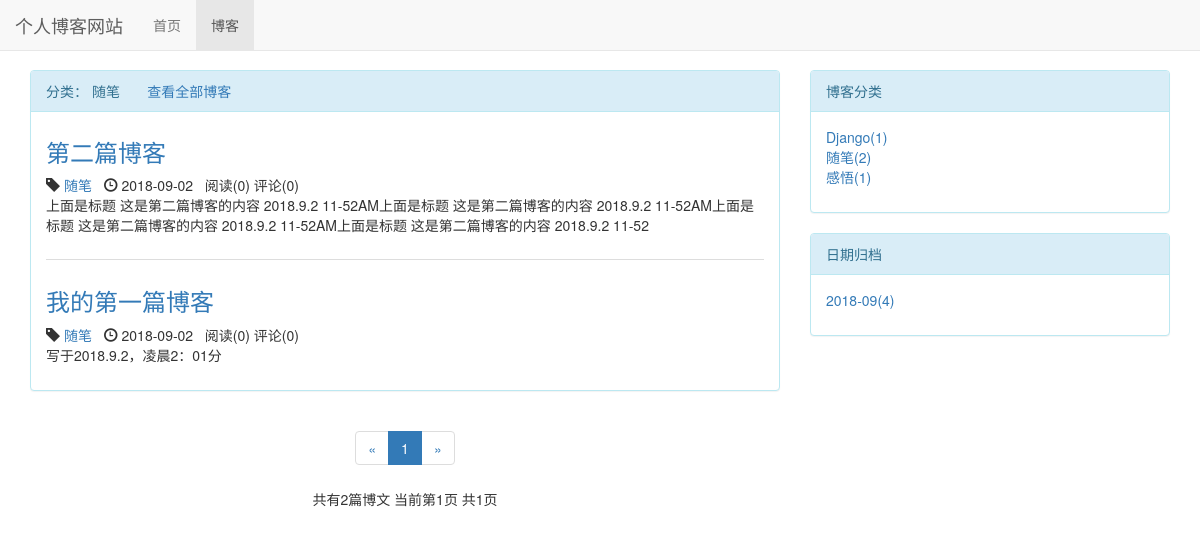
/blog/type/2/, run on the app's committed database.
### blog/models.py (models this page shows, shortened)
class BlogType(models.Model):
    type_name = models.CharField(verbose_name='博客类型',max_length=15)
    def count_blogs(self):
        return self.blog_set.count()
    def __str__(self):
        return self.type_name

class Blog(models.Model,ReadNumExpandMethod):
    title = models.CharField(max_length=50,verbose_name='标题')
    blog_type = models.ForeignKey(BlogType,on_delete=models.CASCADE,verbose_name='博客类型')
    content = RichTextUploadingField()
    author = models.ForeignKey(User,on_delete=models.CASCADE,verbose_name='用户名')
    read_details = GenericRelation(ReadDetail)
    created_time = models.DateTimeField(auto_now_add=True,verbose_name='创建时间')
    last_updated_time = models.DateTimeField(auto_now=True,verbose_name='最后更新时间')
    class Meta:
        ordering = ['-created_time']

### blog/views.py (the view)
# urls.py: ,path('type/<int:blog_type_pk>/',views.blog_with_type, name ='blog_with_type')
def blog_with_type(request, blog_type_pk):
    blog_type = get_object_or_404(BlogType, pk=blog_type_pk)
    blogs_all_list = Blog.objects.filter(blog_type=blog_type)
    context = get_blog_list_common_data(request, blogs_all_list)
    context['blog_type'] = blog_type
    return render(request, 'blog/blog_with_type.html', context)

### comment/templatetags/comment_tags.py (called while the page is built)
@register.simple_tag
def get_comment_count(obj):
    content_type = ContentType.objects.get_for_model(obj)
    return Comment.objects.filter(content_type=content_type, object_id=obj.pk).count()

### read_statistics/models.py (called while the page is built)
    def get_read_num(self):
        ct = ContentType.objects.get_for_model(self)#返回具体的某个模型实例contentype对象
        try:
            readnum = ReadNum.objects.get(content_type=ct,object_id=self.pk)#获取一条该对象的计数记录
            return readnum.read_num
        except exceptions.ObjectDoesNotExist:
            return 0

### blog/templates/blog/blog_with_type.html (shortened to what this page needs)
{% extends 'blog/blog_list.html' %}
{% block blog_list_title %}
    分类： {{ blog_type.type_name }}
    <a href="{% url 'blog_list' %}">查看全部博客</a>
{% endblock %}

### blog/templates/blog/blog_list.html (shortened to what this page needs)
{% extends 'base.html' %}
{% block li_blog_active %}active{% endblock %}
{%load staticfiles%}
{% load comment_tags %}
{% block header_extends %}
<link rel="stylesheet" href="{% static 'blog/blog.css' %}">
{% endblock %}
{% block content %}
    <div class="container">
        <div class="row">
            <div class="col-md-8">
                <div class="panel panel-default panel-info">
                    <div class="panel-heading">{% block blog_list_title %}博客列表{% endblock %}</div>
                    <div class="panel-body">
                        {% for blog in page_of_blogs.object_list %}
                            <div class="blog">
                                <h3><a href="{% url 'blog_detail' blog.pk %}">{{ blog.title }}</a></h3>
                                <p class="blog-info">
                                    <span class="glyphicon glyphicon-tag" aria-hidden="true"></span>  <a href="{% url 'blog_with_type' blog.blog_type.pk %}"> {{ blog.blog_type }} </a>
                                    &nbsp;&nbsp;<span class="glyphicon glyphicon-time" aria-hidden="true"></span>  {{ blog.created_time |date:'Y-m-d ' }}
                                    &nbsp;&nbsp;阅读({{ blog.get_read_num }})
                                        评论({% get_comment_count blog %})
                                </p>
                                <p>{{ blog.content|safe |truncatechars_html:130 }}</p>
                            </div>
                        {% empty %}
                            <div class="blog">
                            <h3>--*目前没有博文，敬请期待*--</h3>
                            </div>
                        {% endfor %}
                    </div>
                </div>
                <div class="paginator">
                    <ul class="pagination">
                        <li>
                            {% if page_of_blogs.has_previous %}
                                 <a href="?page={{ page_of_blogs.previous_page_number }}" aria-label="Previous"><span aria-hidden="true">&laquo;</span></a>
                            {% else %}
                                <span aria-hidden="true">&laquo;</span>
                            {% endif %}
                        </li>
                         {% for page_num in current_page_range %}
                             {% if page_num == page_of_blogs.number %}
                                  <li class="active"><span>{{ page_num }}</span></li>
                             {% else %}
                                 {% if page_num == '...' %}
                                     <li> <span>{{ page_num }}</span></li>
                                 {% else %}
                                     <li><a href="?page={{ page_num }}">{{ page_num }}</a></li>
                                 {% endif %}
                             {% endif %}
                        {% endfor %}
                        <li>
                            {% if page_of_blogs.has_next %}
                                 <a href="?page={{ page_of_blogs.next_page_number }}" aria-label="Next"><span aria-hidden="true">&raquo;</span></a>
                            {% else %}
                                <span aria-hidden="true">&raquo;</span>
                            {% endif %}
                        </li>
                    </ul>
                    <p>
                        共有{{ page_of_blogs.paginator.count  }}篇博文
                        当前第{{ page_of_blogs.number }}页
                        共{{ page_of_blogs.paginator.num_pages }}页
                    </p>
                </div>
            </div>
            <div class="col-md-4">
                <div class="panel panel-default panel-info">
                    <div class="panel-heading">博客分类</div>
                    <div class="panel-body">
                        <ul class="blog-types"  >
                            {% for blog_type in blog_types %}
                                <li><a href="{% url 'blog_with_type' blog_type.pk %}">{{blog_type.type_name}}({{ blog_type.count_blogs }})</a></li>
                            {% empty %}
                                <li>暂无分类</li>
                            {% endfor %}
                        </ul>
                    </div>
                </div>
                <div class="panel panel-default panel-info">
                    <div class="panel-heading">日期归档</div>
                    <div class="panel-body">
                        <ul>
                            {% for blog_date,blog_count in blog_dates.items %}
                                <li>
                                    <a href="{% url 'blog_with_date' blog_date.year blog_date.month %}">{{ blog_date|date:'Y-m' }}({{ blog_count }})</a>
                                </li>
                            {% endfor %}
                        </ul>
                    </div>
                </div>
            </div>
        </div>
    </div>
{% endblock %}

### static/base.css (style rules this page uses)
* { margin: 0; padding: 0; }
body { margin-top: 70px!important; }
ul { list-style-type: none; }

### blog/static/blog/blog.css (style rules this page uses)
ul.blog-types { list-style-type: none; }
div.blog:not(:last-child) { margin-bottom: 2em; padding-bottom: 1em; border-bottom: 1px solid #ddd; }
div.blog h3 { margin-top: 0.5em; }
div.blog p.blog-info { margin-bottom: 0; }
div.paginator { text-align: center; }

### data on the page
BlogType: type_name "随笔", count_blogs "2"
Blog: title "第二篇博客", blog_type "随笔", created_time "2018-09-02", get_read_num "0", id "0", content "上面是标题 这是第二篇博客的内容 2018.9.2 11-52AM上面是标题 这是第二篇博客的内容 2018.9.2 11-52AM上面是标题 这是第二篇博客的内容 2018.9.2 11-52AM上面是标题 这是第二篇博客的内容 2018.9.2 11-52"
Blog: title "我的第一篇博客", blog_type "随笔", created_time "2018-09-02", get_read_num "0", id "0", content "写于2018.9.2，凌晨2：01分"
BlogType: type_name "Django", count_blogs "1"
BlogType: type_name "感悟", count_blogs "1"

### other printed values
{{ page_num }} "1"
{{ page_of_blogs.paginator.count }} "2"
{{ page_of_blogs.number }} "1"
{{ page_of_blogs.paginator.num_pages }} "1"
{{ blog_date|date:'Y-m' }} "2018-09"
{{ blog_count }} "4"
